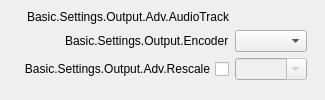
                   <widget class="QWidget" name="advOutputStreamTab">
                    <attribute name="title">
                     <string>Basic.Settings.Output.Adv.Streaming</string>
                    </attribute>
                    <layout class="QVBoxLayout" name="verticalLayout_12">
                     <property name="leftMargin">
                      <number>9</number>
                     </property>
                     <property name="topMargin">
                      <number>0</number>
                     </property>
                     <property name="rightMargin">
                      <number>9</number>
                     </property>
                     <property name="bottomMargin">
                      <number>9</number>
                     </property>
                     <item>
                      <widget class="QFrame" name="widget_4">
                       <layout class="QVBoxLayout" name="verticalLayout_14">
                        <property name="spacing">
                         <number>0</number>
                        </property>
                        <property name="leftMargin">
                         <number>0</number>
                        </property>
                        <property name="topMargin">
                         <number>0</number>
                        </property>
                        <property name="rightMargin">
                         <number>0</number>
                        </property>
                        <property name="bottomMargin">
                         <number>0</number>
                        </property>
                        <item>
                         <widget class="QFrame" name="advOutTopContainer">
                          <property name="sizePolicy">
                           <sizepolicy hsizetype="Preferred" vsizetype="Maximum">
                            <horstretch>0</horstretch>
                            <verstretch>0</verstretch>
                           </sizepolicy>
                          </property>
                          <layout class="QFormLayout" name="advOutTopLayout">
                           <property name="fieldGrowthPolicy">
                            <enum>QFormLayout::AllNonFixedFieldsGrow</enum>
                           </property>
                           <property name="labelAlignment">
                            <set>Qt::AlignRight|Qt::AlignTrailing|Qt::AlignVCenter</set>
                           </property>
                           <item row="1" column="0">
                            <widget class="QLabel" name="label_28">
                             <property name="minimumSize">
                              <size>
                               <width>170</width>
                               <height>0</height>
                              </size>
                             </property>
                             <property name="text">
                              <string>Basic.Settings.Output.Adv.AudioTrack</string>
                             </property>
                             <property name="alignment">
                              <set>Qt::AlignRight|Qt::AlignTrailing|Qt::AlignVCenter</set>
                             </property>
                            </widget>
                           </item>
                           <item row="1" column="1">
                            <widget class="QFrame" name="widget_8">
                             <property name="sizePolicy">
                              <sizepolicy hsizetype="Maximum" vsizetype="Preferred">
                               <horstretch>0</horstretch>
                               <verstretch>0</verstretch>
                              </sizepolicy>
                             </property>
                             <layout class="QHBoxLayout" name="advOutLayout">
                              <property name="leftMargin">
                               <number>0</number>
                              </property>
                              <property name="topMargin">
                               <number>0</number>
                              </property>
                              <property name="rightMargin">
                               <number>0</number>
                              </property>
                              <property name="bottomMargin">
                               <number>0</number>
                              </property>
                             </layout>
                            </widget>
                           </item>
                           <item row="2" column="0">
                            <widget class="QLabel" name="advOutEncLabel">
                             <property name="text">
                              <string>Basic.Settings.Output.Encoder</string>
                             </property>
                             <property name="buddy">
                              <cstring>advOutEncoder</cstring>
                             </property>
                            </widget>
                           </item>
                           <item row="2" column="1">
                            <widget class="QComboBox" name="advOutEncoder"/>
                           </item>
                           <item row="3" column="0">
                            <widget class="QCheckBox" name="advOutUseRescale">
                             <property name="sizePolicy">
                              <sizepolicy hsizetype="Minimum" vsizetype="Expanding">
                               <horstretch>0</horstretch>
                               <verstretch>0</verstretch>
                              </sizepolicy>
                             </property>
                             <property name="layoutDirection">
                              <enum>Qt::RightToLeft</enum>
                             </property>
                             <property name="text">
                              <string>Basic.Settings.Output.Adv.Rescale</string>
                             </property>
                            </widget>
                           </item>
                           <item row="3" column="1">
                            <widget class="QComboBox" name="advOutRescale">
                             <property name="enabled">
                              <bool>false</bool>
                             </property>
                             <property name="editable">
                              <bool>true</bool>
                             </property>
                            </widget>
                           </item>
                          </layout>
                         </widget>
                        </item>
                       </layout>
                      </widget>
                     </item>
                    </layout>
                   </widget>
